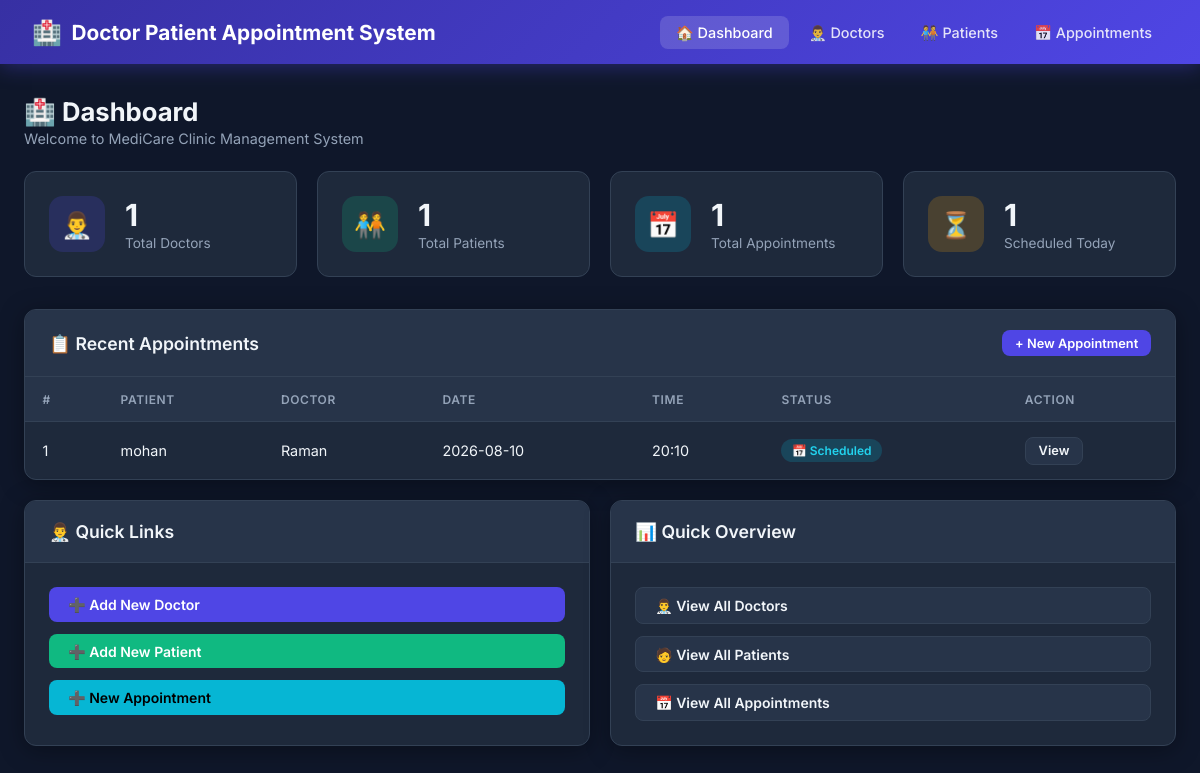
The page / on the database its author committed.
### tables this page shows
CREATE TABLE appointments (
            id INTEGER PRIMARY KEY AUTOINCREMENT,
            patient_id INTEGER NOT NULL,
            doctor_id INTEGER NOT NULL,
            appointment_date TEXT NOT NULL,
            appointment_time TEXT NOT NULL,
            reason TEXT,
            status TEXT DEFAULT 'Scheduled',
            FOREIGN KEY (patient_id) REFERENCES patients(id) ON DELETE CASCADE,
            FOREIGN KEY (doctor_id) REFERENCES doctors(id) ON DELETE CASCADE
        );

CREATE TABLE patients (
            id INTEGER PRIMARY KEY AUTOINCREMENT,
            name TEXT NOT NULL,
            age INTEGER,
            gender TEXT,
            phone TEXT,
            email TEXT,
            address TEXT
        );

CREATE TABLE doctors (
            id INTEGER PRIMARY KEY AUTOINCREMENT,
            name TEXT NOT NULL,
            specialization TEXT NOT NULL,
            phone TEXT,
            email TEXT,
            available_days TEXT
        );

### Appointment-main/app.py (the view)
@app.route('/')
def index():
    recent = query(
        'SELECT a.id, p.name AS patient_name, d.name AS doctor_name, '
        'a.appointment_date, a.appointment_time, a.status '
        'FROM appointments a JOIN patients p ON a.patient_id=p.id '
        'JOIN doctors d ON a.doctor_id=d.id ORDER BY a.id DESC LIMIT 5'
    )
    return render_template('index.html',
        total_doctors=query('SELECT COUNT(*) FROM doctors', one=True)[0],
        total_patients=query('SELECT COUNT(*) FROM patients', one=True)[0],
        total_appointments=query('SELECT COUNT(*) FROM appointments', one=True)[0],
        scheduled=query("SELECT COUNT(*) FROM appointments WHERE status='Scheduled'", one=True)[0],
        recent_appointments=recent)

### Appointment-main/app.py (called while the page is built)
def query(sql, args=(), one=False, commit=False):
    db = get_db()
    cur = db.execute(sql, args)
    if commit:
        db.commit()
        db.close()
        return None
    result = cur.fetchone() if one else cur.fetchall()
    db.close()
    return result

### Appointment-main/database.py (called while the page is built)
def get_db():
    conn = sqlite3.connect(DATABASE)
    conn.row_factory = sqlite3.Row
    conn.execute("PRAGMA foreign_keys = ON")
    return conn

### Appointment-main/templates/index.html (shortened to what this page needs)
{% extends 'base.html' %}
{% block content %}
<div class="page-header">
  <div>
    <h1>🏥 Dashboard</h1>
    <p>Welcome to MediCare Clinic Management System</p>
  </div>
</div>
<div class="stats-grid">
  <div class="stat-card">
    <div class="stat-icon purple">👨‍⚕️</div>
    <div class="stat-info">
      <h3>{{ total_doctors }}</h3>
      <p>Total Doctors</p>
    </div>
  </div>
  <div class="stat-card">
    <div class="stat-icon green">🧑‍🤝‍🧑</div>
    <div class="stat-info">
      <h3>{{ total_patients }}</h3>
      <p>Total Patients</p>
    </div>
  </div>
  <div class="stat-card">
    <div class="stat-icon blue">📅</div>
    <div class="stat-info">
      <h3>{{ total_appointments }}</h3>
      <p>Total Appointments</p>
    </div>
  </div>
  <div class="stat-card">
    <div class="stat-icon orange">⏳</div>
    <div class="stat-info">
      <h3>{{ scheduled }}</h3>
      <p>Scheduled Today</p>
    </div>
  </div>
</div>
<div class="card">
  <div class="card-header">
    <h2>📋 Recent Appointments</h2>
    <a href="{{ url_for('appointments_add') }}" class="btn btn-primary btn-sm">+ New Appointment</a>
  </div>
  <div class="card-body" style="padding:0">
    {% if recent_appointments %}
    <div class="table-wrapper">
      <table>
        <thead>
          <tr>
            <th>#</th>
            <th>Patient</th>
            <th>Doctor</th>
            <th>Date</th>
            <th>Time</th>
            <th>Status</th>
            <th>Action</th>
          </tr>
        </thead>
        <tbody>
          {% for a in recent_appointments %}
          <tr>
            <td>{{ a.id }}</td>
            <td>{{ a.patient_name }}</td>
            <td>{{ a.doctor_name }}</td>
            <td>{{ a.appointment_date }}</td>
            <td>{{ a.appointment_time }}</td>
            <td>
              {% if a.status == 'Scheduled' %}
                <span class="badge badge-info">📅 Scheduled</span>
              {% elif a.status == 'Completed' %}
                <span class="badge badge-success">✅ Completed</span>
              {% else %}
                <span class="badge badge-danger">❌ Cancelled</span>
              {% endif %}
            </td>
            <td>
              <a href="{{ url_for('appointments_detail', id=a.id) }}" class="btn btn-secondary btn-sm">View</a>
            </td>
          </tr>
          {% endfor %}
        </tbody>
      </table>
    </div>
    {% endif %}
  </div>
</div>
<div style="display:grid; grid-template-columns:1fr 1fr; gap:1.25rem; margin-top:1.25rem;">
  <div class="card">
    <div class="card-header">
      <h2>👨‍⚕️ Quick Links</h2>
    </div>
    <div class="card-body">
      <div style="display:flex; flex-direction:column; gap:.75rem;">
        <a href="{{ url_for('doctors_add') }}" class="btn btn-primary">➕ Add New Doctor</a>
        <a href="{{ url_for('patients_add') }}" class="btn btn-success">➕ Add New Patient</a>
        <a href="{{ url_for('appointments_add') }}" class="btn btn-info">➕ New Appointment</a>
      </div>
    </div>
  </div>
  <div class="card">
    <div class="card-header">
      <h2>📊 Quick Overview</h2>
    </div>
    <div class="card-body">
      <div style="display:flex; flex-direction:column; gap:.75rem;">
        <a href="{{ url_for('doctors_list') }}"      class="btn btn-secondary">👨‍⚕️ View All Doctors</a>
        <a href="{{ url_for('patients_list') }}"     class="btn btn-secondary">🧑 View All Patients</a>
        <a href="{{ url_for('appointments_list') }}" class="btn btn-secondary">📅 View All Appointments</a>
      </div>
    </div>
  </div>
</div>
{% endblock %}

### Appointment-main/static/css/style.css (style rules this page uses)
:root { --primary: #4f46e5; --primary-dark: #3730a3; --primary-light:#818cf8; --success: #10b981; --danger: #ef4444; --warning: #f59e0b; --info: #06b6d4; --bg: #0f172a; --surface: #1e293b; --surface2: #273449; --border: #334155; --text: #f1f5f9; --text-muted: #94a3b8; --radius: 12px; --shadow: 0 4px 24px rgba(0,0,0,0.35); }
* { margin: 0; padding: 0; box-sizing: border-box; }
body { font-family: 'Inter', sans-serif; background: var(--bg); color: var(--text); min-height: 100vh; }
.card { background: var(--surface); border: 1px solid var(--border); border-radius: var(--radius); box-shadow: var(--shadow); overflow: hidden; }
.card-header { background: var(--surface2); padding: 1.25rem 1.5rem; border-bottom: 1px solid var(--border); display: flex; align-items: center; justify-content: space-between; }
.card-header h2 { font-size: 1.1rem; font-weight: 600; }
.card-body { padding: 1.5rem; }
.stats-grid { display: grid; grid-template-columns: repeat(auto-fit, minmax(220px, 1fr)); gap: 1.25rem; margin-bottom: 2rem; }
.stat-card { background: var(--surface); border: 1px solid var(--border); border-radius: var(--radius); padding: 1.5rem; display: flex; align-items: center; gap: 1.25rem; transition: transform .2s, box-shadow .2s; }
.stat-icon { width: 56px; height: 56px; border-radius: 14px; display: flex; align-items: center; justify-content: center; font-size: 1.6rem; flex-shrink: 0; }
.stat-icon.purple { background: rgba(79,70,229,0.2); }
.stat-icon.green { background: rgba(16,185,129,0.2); }
.stat-icon.blue { background: rgba(6,182,212,0.2); }
.stat-icon.orange { background: rgba(245,158,11,0.2); }
.stat-info h3 { font-size: 1.9rem; font-weight: 700; }
.stat-info p { color: var(--text-muted); font-size: .85rem; margin-top: .1rem; }
.table-wrapper { overflow-x: auto; }
table { width: 100%; border-collapse: collapse; font-size: .9rem; }
thead th { background: var(--surface2); padding: .9rem 1.1rem; text-align: left; color: var(--text-muted); font-weight: 600; text-transform: uppercase; font-size: .75rem; letter-spacing: .05em; border-bottom: 1px solid var(--border); }
tbody td { padding: .9rem 1.1rem; border-bottom: 1px solid var(--border); }
tbody tr:last-child td { border-bottom: none; }
.badge { display: inline-block; padding: .25rem .65rem; border-radius: 20px; font-size: .75rem; font-weight: 600; }
.badge-info { background: rgba(6,182,212,.2); color: #22d3ee; }
.btn { display: inline-flex; align-items: center; gap: .4rem; padding: .55rem 1.2rem; border-radius: 8px; font-size: .875rem; font-weight: 600; cursor: pointer; border: none; text-decoration: none; transition: all .2s; }
.btn-primary { background: var(--primary); color: #fff; }
.btn-success { background: var(--success); color: #fff; }
.btn-info { background: var(--info); color: #000; }
.btn-secondary { background: var(--surface2); color: var(--text); border: 1px solid var(--border); }
.btn-sm { padding: .35rem .8rem; font-size: .8rem; }
.page-header { display: flex; align-items: center; justify-content: space-between; margin-bottom: 1.5rem; }
.page-header h1 { font-size: 1.6rem; font-weight: 700; }
.page-header p { color: var(--text-muted); margin-top: .2rem; font-size: .9rem; }

### rows shown on the page
appointments: id "1", patient_name "mohan", doctor_name "Raman", appointment_date "2026-08-10", appointment_time "20:10", status "📅 Scheduled"

### other values the page prints
{{ total_doctors }} "1"
{{ total_patients }} "1"
{{ total_appointments }} "1"
{{ scheduled }} "1"
